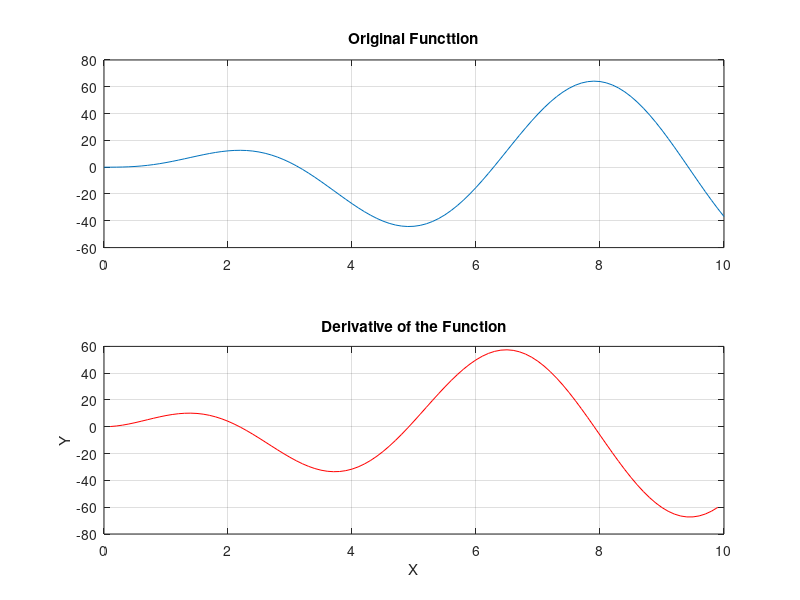

This figure's MATLAB source:
% Derivative function
% Set up an x-array from 0 to 10 with
x = 0:0.1:10;
y = 5*x.^2.*exp(-0.2*x).*sin(x);

% Find the central difference estimate of the derivative
n = length(x);
der = (y(3:n)-y(1:n-2))./(x(3:n)-x(1:n-2));
% Plot the original function
subplot(2,1,1)
plot(x,y)
grid on
title('Original Functtion')

% PLot the Derivative function
subplot(2,1,2)
plot(x(2:n-1),der,Color='r')
grid on
title('Derivative of the Function')
xlabel("X")
ylabel("Y")
